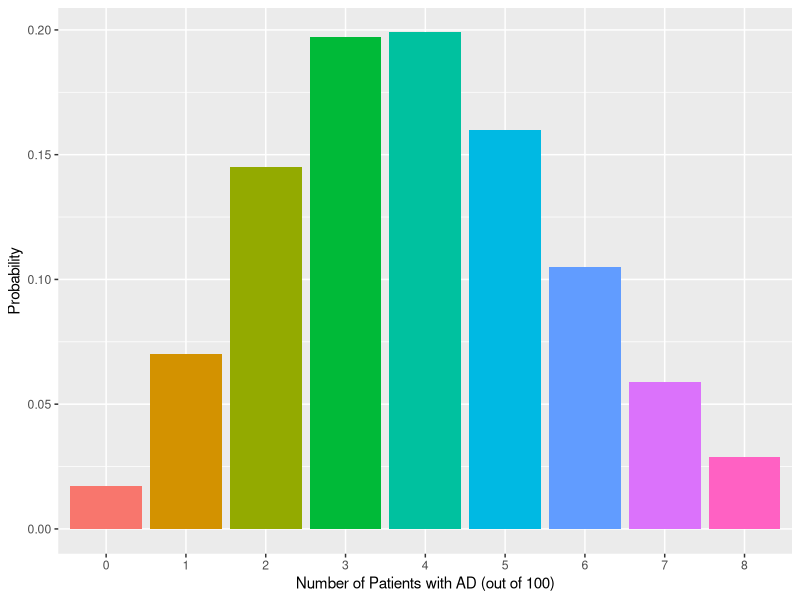
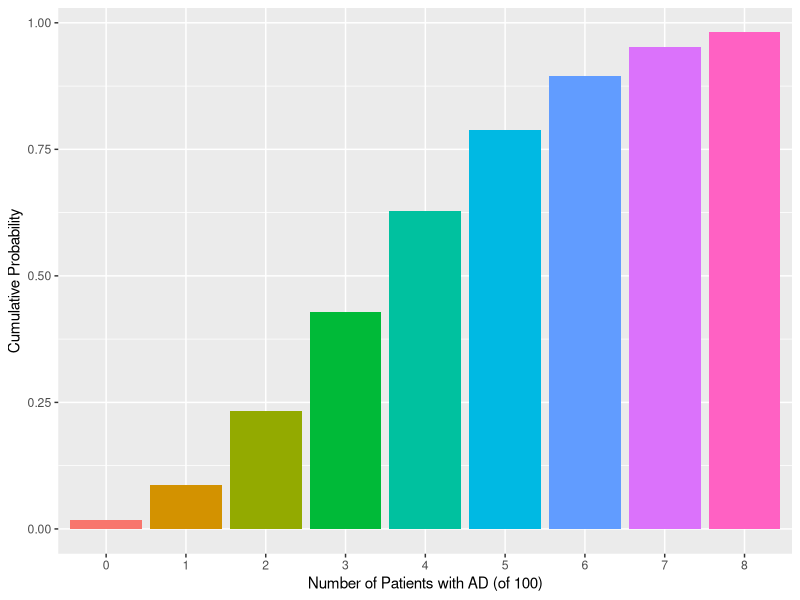
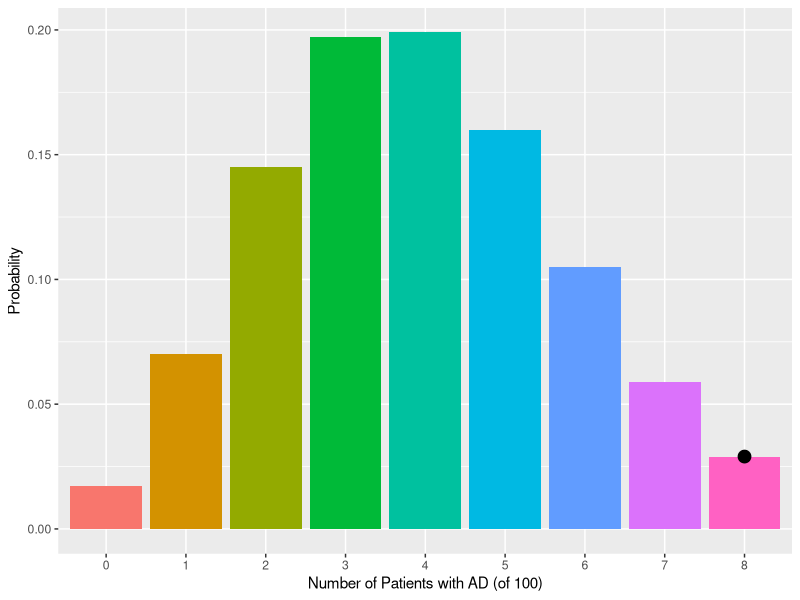
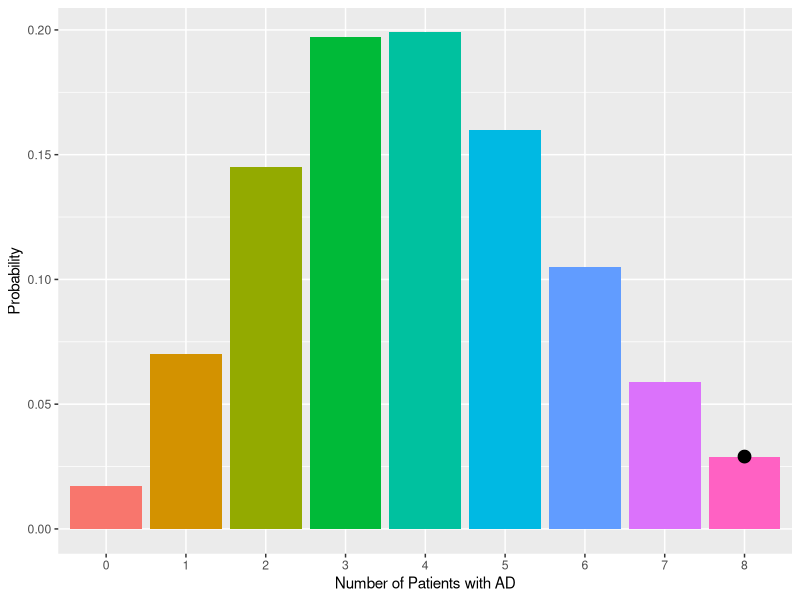

Reproduce these figures in R, in order.
## ---- chunk 1
library(tidyverse)
## ---- chunk 2
n <- 100
p <- .04

n*p

sqrt(n*p*(1-p))
## ---- chunk 3
k <- 8

step1 <- factorial(n)/(factorial(k)*factorial(n-k))
step2 <- p^k
step3 <- (1-p)^(n-k)

step1*step2*step3
## ---- chunk 4
dbinom(x=k, size = n, p = p)
## ---- chunk 5
dbinom(x=0:k, size = n, p = p)
## ---- chunk 6

discDat <- data.frame(k=as.factor(0:k), 
                      pK=round(dbinom(x=0:k, size = n, p = p), 3))
discDat

## ---- chunk 7
ggplot(discDat, aes(x=k, y=pK, fill = k)) + geom_col() +
  theme(legend.position = 'none') +
  labs(x = 'Number of Patients with AD (out of 100)',
       y = 'Probability')
## ---- chunk 8
sum(dbinom(0:k, n, p))

pbinom(k, n, p)
## ---- chunk 9
pbinom(0:4, n, p)
## ---- chunk 10
sum(dbinom(5:100, n, p))
## ---- chunk 11
1-pbinom(4, n, p)
## ---- chunk 12
discDat$cuPk <- round(pbinom(0:k, n, p), 3)
discDat
## ---- chunk 13
ggplot(discDat, aes(x = k, y = cuPk, fill = k)) + geom_col() +
  theme(legend.position = 'none') +
  labs(x = 'Number of Patients with AD (of 100)',
       y = 'Cumulative Probability')
## ---- chunk 14
ggplot(discDat, aes(x=k, y=pK, fill = k)) + geom_col() +
  theme(legend.position = 'none') +
  labs(x = 'Number of Patients with AD (of 100)',
       y = 'Probability') +
  annotate(geom='point', x = '8', y = discDat$pK[discDat$k=='8'], size = 4)

## ---- chunk 15
1-pbinom(5, 15, .04)
## ---- chunk 16
myP <- 1-pbinom(5, 15, .04)
myP |> format(scientific = F)
## ---- chunk 17
ggplot(discDat, aes(x=k, y=pK, fill = k)) + geom_col() +
  theme(legend.position = 'none') +
  labs(x = 'Number of Patients with AD',
       y = 'Probability') +
  annotate(geom='point', x = '8', y = discDat$pK[discDat$k=='8'], size = 4)

